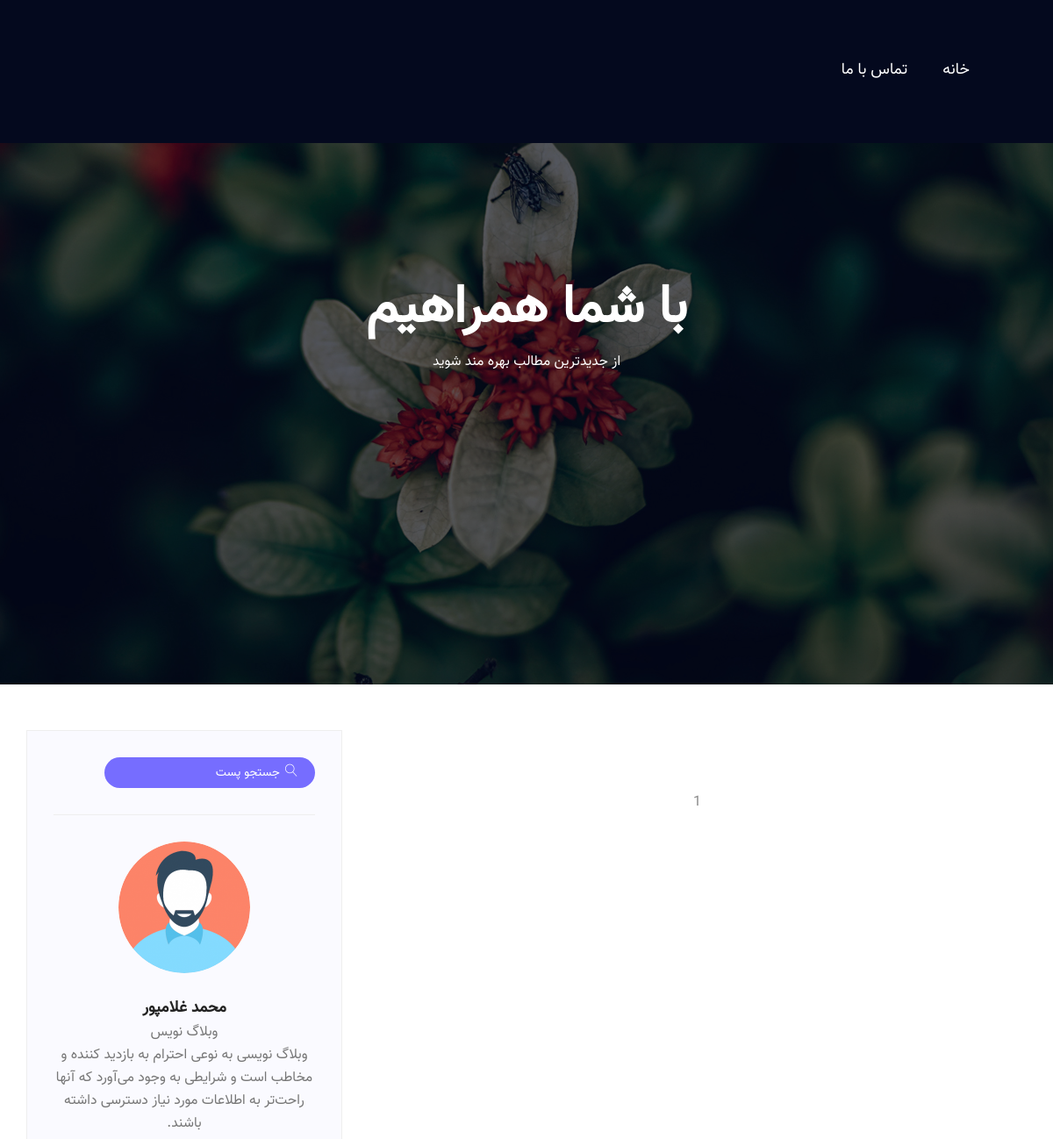
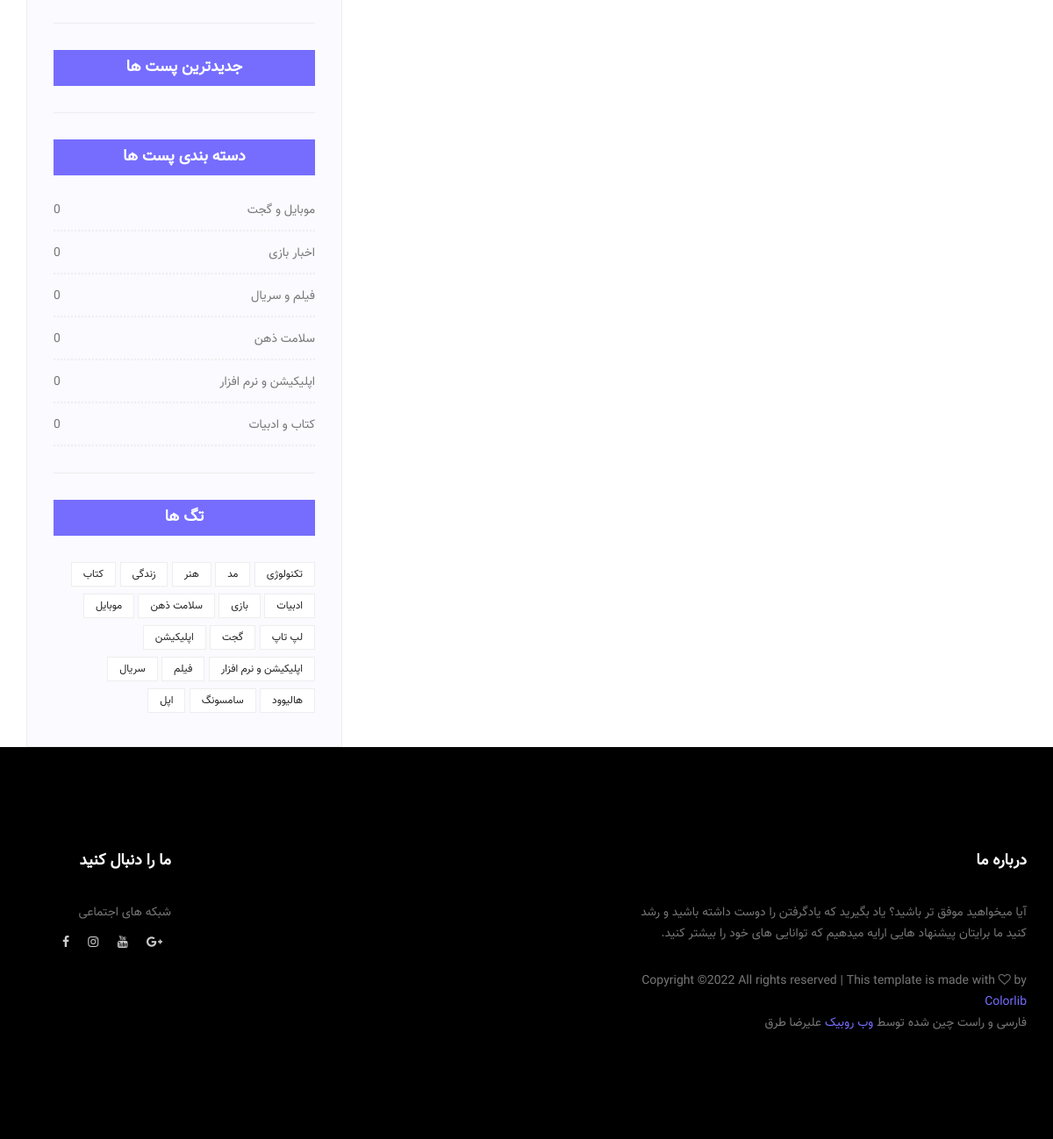
The page / on the database its author committed (2 pictures, top to bottom).
### blog/models.py (models this page shows, shortened)
class Blogger(models.Model):
    author = models.ForeignKey(User, on_delete=models.CASCADE, related_name='user')
    describe = models.CharField(max_length=100)
    content = models.TextField()
    image = models.ImageField(upload_to='blog')

class Category(models.Model):
    name = models.CharField(max_length=150)
    slug = models.SlugField()

class Tag(models.Model):
    name = models.CharField(max_length=150)
    slug = models.SlugField()

### blog/views.py (the view)
# urls.py: path('', BlogListView.as_view(), name='blog_list'),
class BlogListView(ListView):
    model = Post
    paginate_by = 4
    template_name = 'blog/blog.html'
    context_object_name = 'blogs'
    def get_queryset(self):
        blogs = Post.objects.all().order_by('-created_at')
        return blogs
    def get_context_data(self, **kwargs):
        context = super().get_context_data(**kwargs)
        context['tags'] = Tag.objects.all()
        context['categories'] = Category.objects.all()
        context['recent'] = Post.objects.all().order_by('-created_at')[:3]
        context['blogger'] = Blogger.objects.get(id=1)
        return context

### templates/blog/blog.html (shortened to what this page needs)
{% extends 'blog/base.html' %}
{% load static %}
{% block content %}
        <section class="home_banner_area blog_banner">
            <div class="banner_inner d-flex align-items-center">
            	<div style="background: url({% static 'blog/img/banner/home-banner.jpg' %}) no-repeat scroll center center;" class="overlay bg-parallax" data-stellar-ratio="0.9" data-stellar-vertical-offset="0" data-background=""></div>
				<div class="container">
					<div class="blog_b_text text-center">
						<h2>با شما همراهیم</h2>
						<p>از جدیدترین مطالب بهره مند شوید</p>
					</div>
				</div>
            </div>
        </section>
        <br>
        <br>
        <section class="blog_area">
            <div class="container">
                <div class="row">
                    <div class="col-lg-8">
                        <div class="blog_left_sidebar">
                            <nav class="blog-pagination justify-content-center d-flex">
		                        <ul class="pagination">
                                    {% for page in page_obj.paginator.page_range %}
                                        <li class="page-item"><a href="?page={{ page }}" class="page-link">{{ page }}</a></li>
                                    {% endfor %}
		                        </ul>
		                    </nav>
                        </div>
                    </div>
                    <div class="col-lg-4">
                            <div class="blog_right_sidebar">
                                <aside class="single_sidebar_widget search_widget">
                                    <div class="input-group">
                                        <form method="GET" action="{% url 'blog:search' %}">
                                            <input type="text" name="search" class="form-control padd-src" placeholder="جستجو پست">
                                            <span class="input-group-btn">
                                                <button class="btn btn-default" type="submit"><i class="lnr lnr-magnifier"></i></button>
                                        </span>
                                        </form>
                                    </div>
                                    <div class="br"></div>
                                </aside>
                                <aside class="single_sidebar_widget author_widget">
                                    <img class="author_img rounded-circle" width="150px" src="{{ blogger.image.url }}" alt="">
                                    <h4> {{ blogger.author.first_name }} {{ blogger.author.last_name }} </h4>
                                    <p>{{ blogger.describe }}</p>
                                    <p>{{ blogger.content }}</p>
                                    <div class="br"></div>
                                </aside>
                                <aside class="single_sidebar_widget popular_post_widget">
                                    <h3 class="widget_title">جدیدترین پست ها</h3>
                                    <div class="br"></div>
                                </aside>
                                <aside class="single_sidebar_widget post_category_widget">
                                    <h4 class="widget_title">دسته بندی پست ها</h4>
                                    <ul class="list cat-list">
                                        {% for category in categories %}
                                        <li>
                                            <a href="{% url 'blog:category_view' category.slug %}" class="d-flex justify-content-between">
                                                <p>{{ category.name }}</p>
                                                <p>{{ category.category.count }}</p>
                                            </a>
                                        </li>
										{% endfor %}
                                    </ul>
                                    <div class="br"></div>
                                </aside>
                                <aside class="single-sidebar-widget tag_cloud_widget">
                                    <h4 class="widget_title">تگ ها</h4>
                                    <ul class="list">
                                        {% for tag in tags %}
                                        <li><a href="{% url 'blog:blog_tag' tag.slug %}">{{ tag.name }}</a></li>
                                        {% endfor %}
                                    </ul>
                                </aside>
                            </div>
                        </div>
                </div>
            </div>
        </section>
{% endblock %}

### templates/blog/base.html (shortened to what this page needs)
{% load static %}
<!doctype html>
<html lang="fa">
    <head>
        <link rel="stylesheet" href="{% static 'blog/css/bootstrap-rtl.min.css' %}">
        <link rel="stylesheet" href="{% static 'blog/vendors/linericon/style.css' %}">
        <link rel="stylesheet" href="{% static 'blog/css/font-awesome.min.css' %}">
        <link rel="stylesheet" href="{% static 'blog/vendors/owl-carousel/owl.carousel.min.css' %}">
        <link rel="stylesheet" href="{% static 'blog/vendors/lightbox/simpleLightbox.css' %}">
        <link rel="stylesheet" href="{% static 'blog/vendors/nice-select/css/nice-select.css' %}">
        <link rel="stylesheet" href="{% static 'blog/vendors/animate-css/animate.css' %}">
        <link rel="stylesheet" href="{% static 'blog/vendors/popup/magnific-popup.css' %}">
        <link rel="stylesheet" href="{% static 'blog/css/style.css' %}">
        <link rel="stylesheet" href="{% static 'blog/css/responsive.css' %}">
    </head>
    <body>
        {% include 'blog/partials/_header.html' %}
        {% block content %}
        {% endblock %}
        {% include 'blog/partials/_footer.html' %}
    </body>
</html>

### templates/blog/partials/_header.html (shortened to what this page needs)
{% load static %}
<header class="header_area">
    <div class="main_menu">
        <nav class="navbar navbar-expand-lg navbar-light">
            <div class="container box_1620">
                <div class="collapse navbar-collapse offset" id="navbarSupportedContent" >
                    <ul class="nav navbar-nav menu_nav">
                        <li class="nav-item active"><a class="nav-link" href="{% url 'blog:blog_list' %}" style="padding: 20px">خانه</a></li>
                        <li class="nav-item active"><a class="nav-link" href="{% url 'contact:contact_us' %}" style="padding: 20px" >تماس با ما</a></li>
                    </ul>
                </div>
            </div>
        </nav>
    </div>
</header>

### templates/blog/partials/_footer.html (shortened to what this page needs)
{% load static %}
<footer class="footer_area p_120">
    <div class="container">
        <div class="row footer_inner">
            <div class="col-lg-5 col-sm-6">
                <aside class="f_widget ab_widget">
                    <div class="f_title">
                        <h3>درباره ما</h3>
                    </div>
                    <p>آیا میخواهید موفق تر باشید؟ یاد بگیرید که یادگرفتن را دوست داشته باشید و رشد کنید ما برایتان پیشنهاد هایی ارایه میدهیم که توانایی های خود را بیشتر کنید.</p>
                    <p>
Copyright &copy;<script>document.write(new Date().getFullYear());</script> All rights reserved | This template is made with <i class="fa fa-heart-o" aria-hidden="true"></i> by <a href="https://colorlib.com" target="_blank">Colorlib</a>
</p>
<p> فارسی و راست چین شده توسط <a href="https://webrubik.com/" target="_blank">وب روبیک </a> علیرضا طرق</p>
                </aside>
            </div>
            <div class="col-lg-5 col-sm-6">
            </div>
            <div class="col-lg-2">
                <aside class="f_widget social_widget">
                    <div class="f_title">
                        <h3>ما را دنبال کنید</h3>
                    </div>
                    <p>شبکه های اجتماعی</p>
                    <ul class="list" dir="ltr" >
                        <li><a href="#"><i class="fa fa-facebook"></i></a></li>
                        <li><a href="#"><i class="fa fa-instagram"></i></a></li>
                        <li><a href="#"><i class="fa fa-youtube"></i></a></li>
                        <li style="margin-right: 10px!important;"><a href="#"><i class="fa fa-google-plus"></i></a></li>
                    </ul>
                </aside>
            </div>
        </div>
    </div>
</footer>

### rows shown on the page
Blogger: image (picture), author.first_name "محمد", author.last_name "غلامپور", describe "وبلاگ نویس", content "وبلاگ نویسی به نوعی احترام به بازدید کننده و مخاطب است و شرایطی به وجود می‌آورد که آنها راحت‌تر به اطلاعات مورد نیاز دسترسی داشته باشند."
Category: name "موبایل و گجت", category.count "0"
Category: name "اخبار بازی", category.count "0"
Category: name "فیلم و سریال", category.count "0"
Category: name "سلامت ذهن", category.count "0"
Category: name "اپلیکیشن و نرم افزار", category.count "0"
Category: name "کتاب و ادبیات", category.count "0"
Tag: name "تکنولوژی"
Tag: name "مد"
Tag: name "هنر"
Tag: name "زندگی"
Tag: name "کتاب"
Tag: name "ادبیات"
Tag: name "بازی"
Tag: name "سلامت ذهن"
Tag: name "موبایل"
Tag: name "لپ تاپ"
Tag: name "گجت"
Tag: name "اپلیکیشن"
Tag: name "اپلیکیشن و نرم افزار"
Tag: name "فیلم"
Tag: name "سریال"
Tag: name "هالیوود"
Tag: name "سامسونگ"
Tag: name "اپل"

### other values the page prints
{{ page }} "1"
